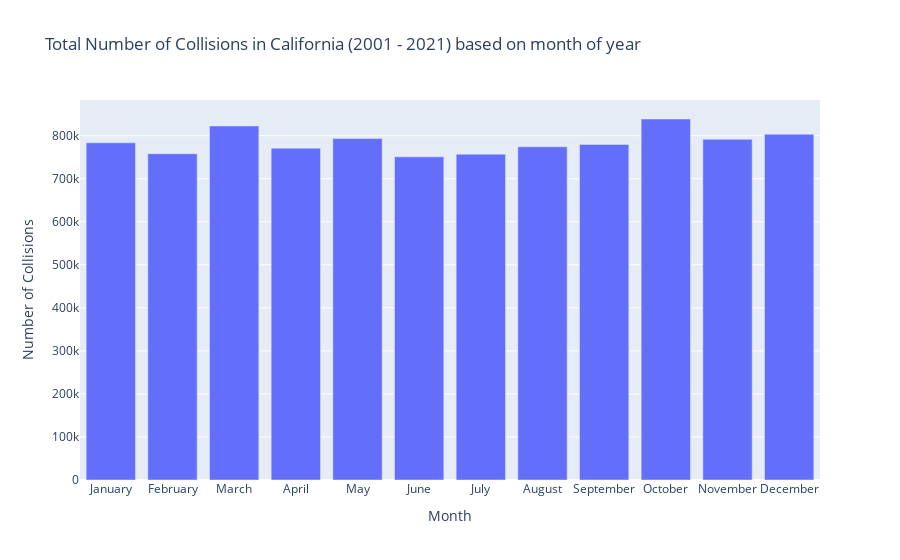

This figure's notebook cell:
### Markdown cell above
### What months have the highest car accidents in California?

### Code cell
# count of collisions based on month of the year (year 2001 - 2021)
query = """
        SELECT count(*) as count_of_collisions, 
               strftime('%m',collision_date) as month  
        FROM collisions
        GROUP BY month
        ORDER BY month
        
        """
table = pd.read_sql_query(query, con)

# plot 
fig = px.bar(table, x='month', y='count_of_collisions', title='Total Number of Collisions in California (2001 - 2021) based on month of year')
fig.update_layout(
    xaxis_title="Month",
    yaxis_title="Number of Collisions",
    xaxis = dict(
        tickmode = 'array',
        tickvals = [0,1,2,3,4,5,6,7,8,9,11,12],
        ticktext = ['January', 'February', 'March', 'April', 'May', 'June', 'July', 'August', 'September', 'October', 'November', 'December']
    )
)

fig.show()

### Figure 1 — Plotly figure (JSON) as saved in the notebook; plotly's stock layout.template omitted (floating-point values rounded to 4 significant figures)
{"data": [{"alignmentgroup": "True", "hovertemplate": "month=%{x}<br>count_of_collisions=%{y}<extra></extra>", "legendgroup": "", "marker": {"color": "#636efa", "pattern": {"shape": ""}}, "name": "", "offsetgroup": "", "orientation": "v", "showlegend": false, "textposition": "auto", "type": "bar", "x": ["01", "02", "03", "04", "05", "06", "07", "08", "09", "10", "11", "12"], "xaxis": "x", "y": [783501, 758128, 822566, 770941, 793315, 750901, 757007, 774338, 779719, 838819, 791723, 803376], "yaxis": "y"}], "layout": {"barmode": "relative", "legend": {"tracegroupgap": 0}, "title": {"text": "Total Number of Collisions in California (2001 - 2021) based on month of year"}, "xaxis": {"anchor": "y", "domain": [0, 1], "tickmode": "array", "ticktext": ["January", "February", "March", "April", "May", "June", "July", "August", "September", "October", "November", "December"], "tickvals": [0, 1, 2, 3, 4, 5, 6, 7, 8, 9, 11, 12], "title": {"text": "Month"}}, "yaxis": {"anchor": "x", "domain": [0, 1], "title": {"text": "Number of Collisions"}}}}
